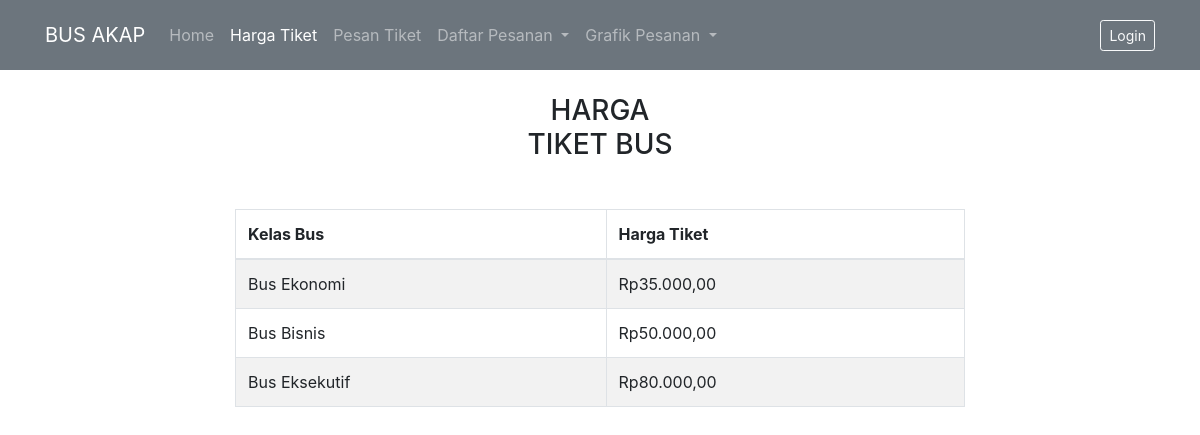
Page /harga_tiket.php on the committed database.
### tables this page shows
CREATE TABLE `bus` (
  `id_bus` int(11) NOT NULL,
  `kelas_bus` varchar(45) NOT NULL,
  `harga_bus` int(11) NOT NULL,
  `deskripsi_bus` longtext NOT NULL,
  `gambar_bus` varchar(15) NOT NULL,
  `gambar_kabin` varchar(45) NOT NULL
);

### harga_tiket.php (the view, shortened to what this page needs)
<?php
    include "proses/koneksi.php";
    $qbus = "SELECT * FROM bus";
    $data_bus = $conn->query($qbus);
?>
<!doctype html>
<html lang="en">
    <head>
        <link rel="stylesheet" href="https://cdn.jsdelivr.net/npm/bootstrap@4.6.2/dist/css/bootstrap.min.css">
        <link rel="stylesheet" href="assets/style/style.css?v=<?php echo time();?>">
    </head>
    <body>
        <nav class="navbar navbar-expand-xl navbar-dark bg-secondary sticky-top">
            <div class="container">
                <a class="navbar-brand" href="index.php">BUS AKAP</a>
                <div class="collapse navbar-collapse" id="navbarNav">
                    <ul class="navbar-nav">
                    <li class="nav-item">
                        <a class="nav-link" href="index.php">Home</a>
                    </li>
                    <li class="nav-item active">
                        <a class="nav-link" href="harga_tiket.php">Harga Tiket <span class="sr-only">(current)</span></a>
                    </li>
                    <li class="nav-item">
                        <?php
                            if (empty($_SESSION["id_user"])) {
                                echo '<a class="nav-link" href="#" data-toggle="modal" data-target="#loginModal">Pesan Tiket</a>';
                            }
                            else {
                                echo '<a class="nav-link" href="pesan_tiket.php">Pesan Tiket</a>';
                            }
                        ?>
                    </li>
                    <li class="nav-item dropdown">
                        <a class="nav-link dropdown-toggle" href="#" id="navbarDropdown" role="button" data-toggle="dropdown" aria-haspopup="true" aria-expanded="false">
                            Daftar Pesanan
                        </a>
                    </li>
                    <li class="nav-item dropdown">
                        <a class="nav-link dropdown-toggle" href="#" id="navbarDropdown" role="button" data-toggle="dropdown" aria-haspopup="true" aria-expanded="false">
                            Grafik Pesanan
                        </a>
                    </li>
                    </ul>
                    <div class="navbar-nav ml-auto">
                        <?php
                            if (empty($_SESSION["id_user"])) {
                                echo '<button class="btn btn-outline-light btn-sm" data-toggle="modal" data-target="#loginModal">Login</button>';
                            }
                            else {
                                echo '<button class="btn btn-outline-light btn-sm" onclick=location.href="proses/logout.php">Logout</button>';
                            }
                        ?>
                    </div>
                </div>
            </div>
        </nav>
        <div class="container">
            <br>
            <h3 class="text-center mb-0">HARGA</h3>
            <h3 class="text-center mb-0">TIKET BUS</h3>
            <br><br>
            <div class="row">
                <div class="col-lg-8 mx-auto">
                    <table class="table table-bordered table-striped table-hover">
                        <thead>
                            <tr>
                                <b>
                                    <th>Kelas Bus</th><th>Harga Tiket</th>
                                </b>
                            </tr>
                        </thead>
                        <tbody>
                        <?php
                            function rupiah($angka){
                                $hasil_rupiah = "Rp" . number_format($angka,2,',','.');
                                return $hasil_rupiah;
                            }
                            foreach($data_bus as $index => $value){
                        ?>
                            <tr>
                                <td>Bus <?php echo $value['kelas_bus'];?></th>
                                <td><?php echo rupiah($value['harga_bus']);?></th>
                            </tr>
                        <?php
                            }
                        ?>
                        </tbody>
                    </table>
                </div>
            </div>
        </div>
    </body>
</html>

### assets/style/style.css (style rules this page uses)
.navbar { min-height: 70px; }

### rows in the picture
bus: kelas_bus "Ekonomi", harga_bus "Rp35.000,00"
bus: kelas_bus "Bisnis", harga_bus "Rp50.000,00"
bus: kelas_bus "Eksekutif", harga_bus "Rp80.000,00"
